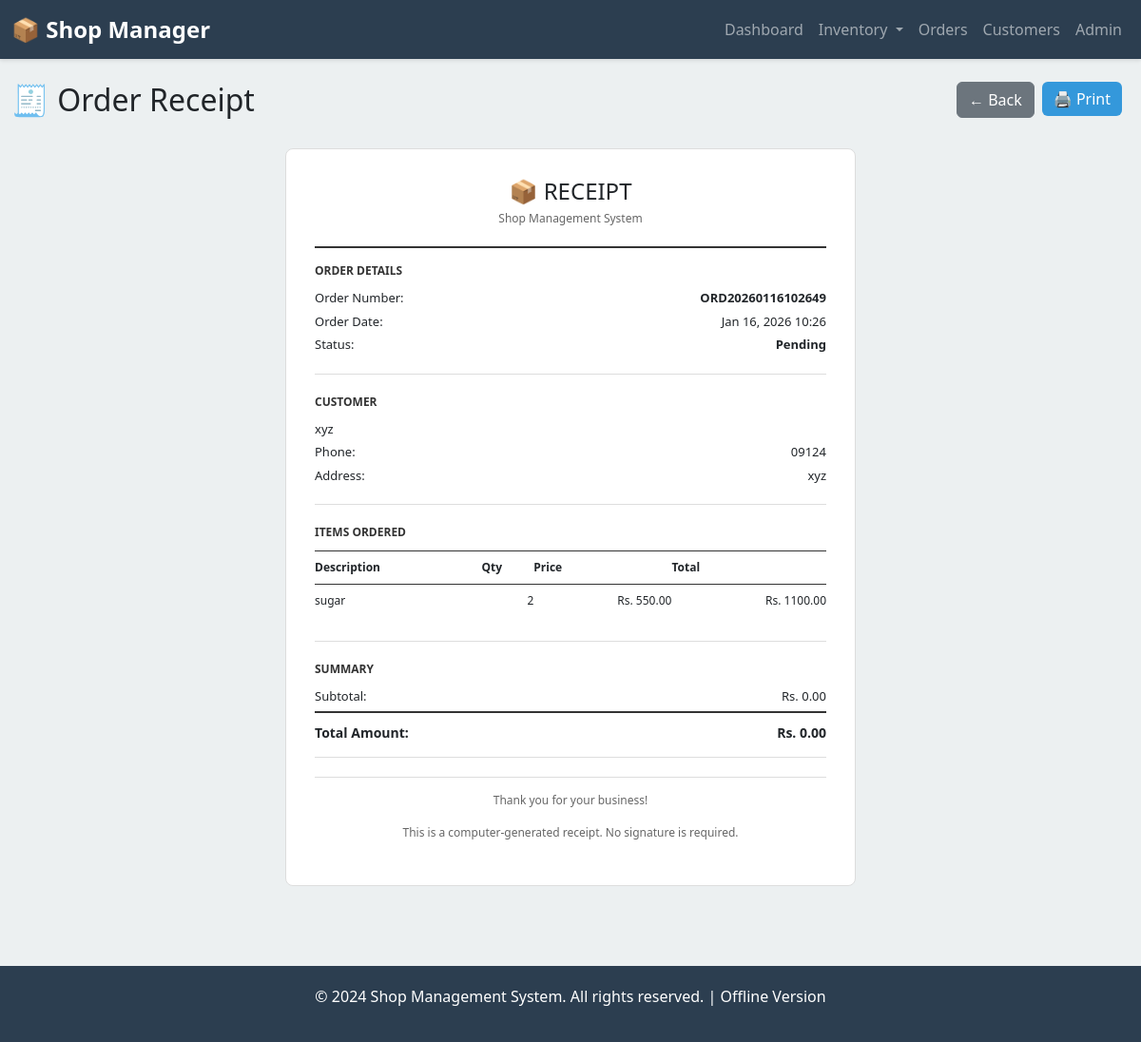
The page /orders/2/receipt/ on the database its author committed.
### inventory/models.py (models this page shows, shortened)
class Order(models.Model):
    ORDER_STATUS_CHOICES = [
        ('pending', 'Pending'),
        ('confirmed', 'Confirmed'),
        ('completed', 'Completed'),
        ('cancelled', 'Cancelled'),
    ]
    order_number = models.CharField(max_length=50, unique=True)
    customer = models.ForeignKey(Customer, on_delete=models.SET_NULL, null=True)
    status = models.CharField(max_length=20, choices=ORDER_STATUS_CHOICES, default='pending')
    total_amount = models.DecimalField(max_digits=12, decimal_places=2, default=0)
    discount = models.DecimalField(max_digits=10, decimal_places=2, default=0)
    tax = models.DecimalField(max_digits=10, decimal_places=2, default=0)
    net_amount = models.DecimalField(max_digits=12, decimal_places=2, default=0)
    notes = models.TextField(blank=True)
    created_at = models.DateTimeField(auto_now_add=True)
    updated_at = models.DateTimeField(auto_now=True)

class Customer(models.Model):
    name = models.CharField(max_length=200)
    phone = models.CharField(max_length=20, blank=True)
    email = models.EmailField(blank=True)
    address = models.TextField(blank=True)
    city = models.CharField(max_length=100, blank=True)
    created_at = models.DateTimeField(auto_now_add=True)

class OrderItem(models.Model):
    order = models.ForeignKey(Order, on_delete=models.CASCADE, related_name='items')
    product = models.ForeignKey(Product, on_delete=models.SET_NULL, null=True)
    quantity = models.IntegerField()
    unit_price = models.DecimalField(max_digits=10, decimal_places=2)
    total = models.DecimalField(max_digits=12, decimal_places=2)

class Product(models.Model):
    name = models.CharField(max_length=200)
    sku = models.CharField(max_length=50, unique=True)
    category = models.ForeignKey(Category, on_delete=models.SET_NULL, null=True, blank=True)
    description = models.TextField(blank=True)
    purchase_price = models.DecimalField(max_digits=10, decimal_places=2)
    selling_price = models.DecimalField(max_digits=10, decimal_places=2)
    quantity_in_stock = models.IntegerField(default=0)
    reorder_level = models.IntegerField(default=10)
    is_active = models.BooleanField(default=True)
    created_at = models.DateTimeField(auto_now_add=True)
    updated_at = models.DateTimeField(auto_now=True)

### inventory/views.py (the view)
# urls.py: path('orders/<int:order_pk>/receipt/', views.receipt_view, name='receipt'),
def receipt_view(request, order_pk):
    order = get_object_or_404(Order, pk=order_pk)
    items = order.items.all()
    context = {'order': order, 'items': items}
    return render(request, 'inventory/receipt.html', context)

### templates/inventory/receipt.html (shortened to what this page needs)
{% extends 'base.html' %}
{% block content %}
<div class="row mb-4">
    <div class="col-md-8">
        <h2>🧾 Order Receipt</h2>
    </div>
    <div class="col-md-4">
        <button onclick="window.print()" class="btn btn-primary float-end me-2">🖨️ Print</button>
        <a href="{% url 'order-detail' order.pk %}" class="btn btn-secondary float-end me-2">← Back</a>
    </div>
</div>
<div class="receipt">
    <div class="receipt-header">
        <h1>📦 RECEIPT</h1>
        <p>Shop Management System</p>
    </div>
    <div class="receipt-section">
        <div class="section-title">Order Details</div>
        <div class="receipt-line">
            <span>Order Number:</span>
            <strong>{{ order.order_number }}</strong>
        </div>
        <div class="receipt-line">
            <span>Order Date:</span>
            <span>{{ order.created_at|date:"M d, Y H:i" }}</span>
        </div>
        <div class="receipt-line">
            <span>Status:</span>
            <strong>{{ order.get_status_display }}</strong>
        </div>
    </div>
    <div class="receipt-section">
        <div class="section-title">Customer</div>
        <div class="receipt-line">
            <span>{{ order.customer.name }}</span>
        </div>
        {% if order.customer.phone %}
        <div class="receipt-line">
            <span>Phone:</span>
            <span>{{ order.customer.phone }}</span>
        </div>
        {% endif %}
        {% if order.customer.address %}
        <div class="receipt-line">
            <span>Address:</span>
            <span>{{ order.customer.address }}</span>
        </div>
        {% endif %}
    </div>
    <div class="receipt-section">
        <div class="section-title">Items Ordered</div>
        <table class="receipt-table">
            <thead>
                <tr>
                    <th>Description</th>
                    <th class="amount-col">Qty</th>
                    <th class="amount-col">Price</th>
                    <th class="amount-col">Total</th>
                </tr>
            </thead>
            <tbody>
                {% for item in items %}
                <tr>
                    <td>{{ item.product.name }}</td>
                    <td class="amount-col">{{ item.quantity }}</td>
                    <td class="amount-col">Rs. {{ item.unit_price|floatformat:2 }}</td>
                    <td class="amount-col">Rs. {{ item.total|floatformat:2 }}</td>
                </tr>
                {% endfor %}
            </tbody>
        </table>
    </div>
    <div class="receipt-section">
        <div class="section-title">Summary</div>
        <div class="receipt-line">
            <span>Subtotal:</span>
            <span>Rs. {{ order.total_amount|floatformat:2 }}</span>
        </div>
        <div class="receipt-total">
            <span>Total Amount:</span>
            <span>Rs. {{ order.net_amount|floatformat:2 }}</span>
        </div>
    </div>
    <div class="receipt-footer">
        <p>Thank you for your business!</p>
        <p>This is a computer-generated receipt. No signature is required.</p>
    </div>
</div>
{% endblock %}

### templates/base.html (style rules this page uses)
:root { --primary-color: #2c3e50; --secondary-color: #3498db; --success-color: #27ae60; --danger-color: #e74c3c; --warning-color: #f39c12; }
body { background-color: #ecf0f1; font-family: 'Segoe UI', Tahoma, Geneva, Verdana, sans-serif; }
.btn-primary { background-color: var(--secondary-color); border: none; }

### templates/inventory/receipt.html (style rules this page uses)
.receipt { max-width: 600px; margin: 20px auto; background: white; padding: 30px; border: 1px solid #ddd; border-radius: 8px; }
.receipt-header { text-align: center; border-bottom: 2px solid #333; padding-bottom: 15px; margin-bottom: 15px; }
.receipt-header h1 { margin: 0; font-size: 24px; }
.receipt-header p { margin: 5px 0; color: #666; font-size: 12px; }
.receipt-section { margin-bottom: 20px; padding-bottom: 15px; border-bottom: 1px solid #ddd; }
.section-title { font-weight: bold; margin-bottom: 10px; text-transform: uppercase; font-size: 12px; color: #333; }
.receipt-line { display: flex; justify-content: space-between; margin-bottom: 5px; font-size: 13px; }
.receipt-table { width: 100%; border-collapse: collapse; margin-bottom: 10px; }
.receipt-table thead { border-top: 1px solid #333; border-bottom: 1px solid #333; }
.receipt-table th { text-align: left; padding: 8px 0; font-weight: bold; font-size: 12px; }
.receipt-table td { padding: 8px 0; font-size: 12px; }
.amount-col { text-align: right; }
.receipt-total { border-top: 2px solid #333; padding-top: 10px; display: flex; justify-content: space-between; font-weight: bold; font-size: 14px; }
.receipt-footer { text-align: center; margin-top: 20px; color: #666; font-size: 12px; padding-top: 15px; border-top: 1px solid #ddd; }

### rows shown on the page
Order: order_number "ORD20260116102649", created_at "Jan 16, 2026 10:26", status "Pending", customer.name "xyz", customer.phone "09124", customer.address "xyz", total_amount "0.00", net_amount "0.00"
OrderItem: product.name "sugar", quantity "2", unit_price "550.00", total "1100.00"
